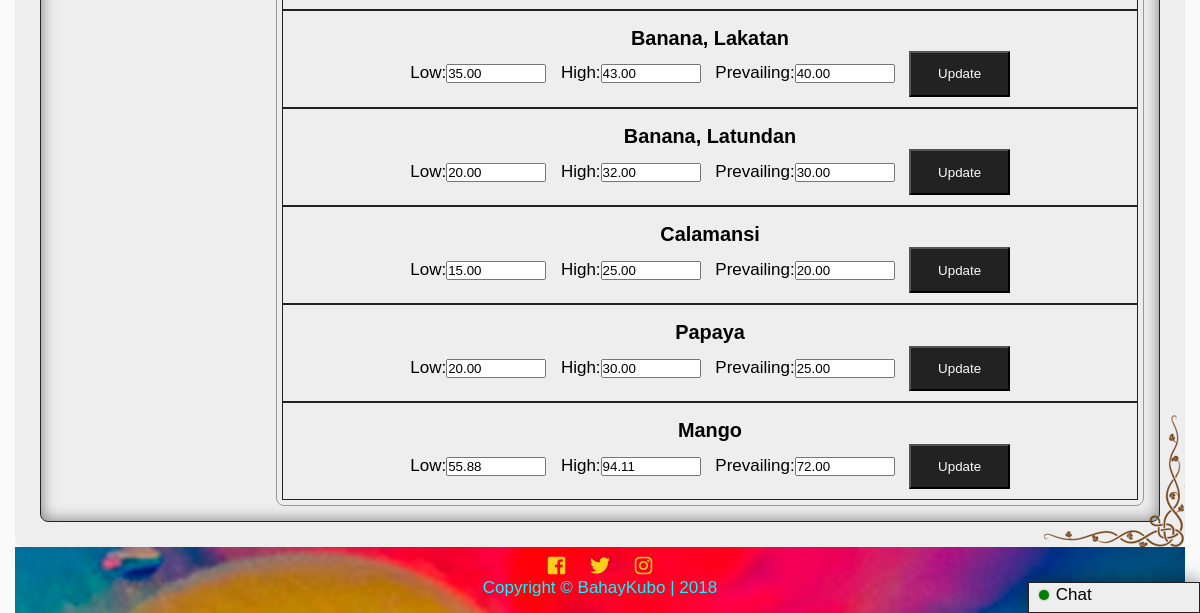
/adminpanel.php (signed in, lower part), run on an earlier commit of the app's database.
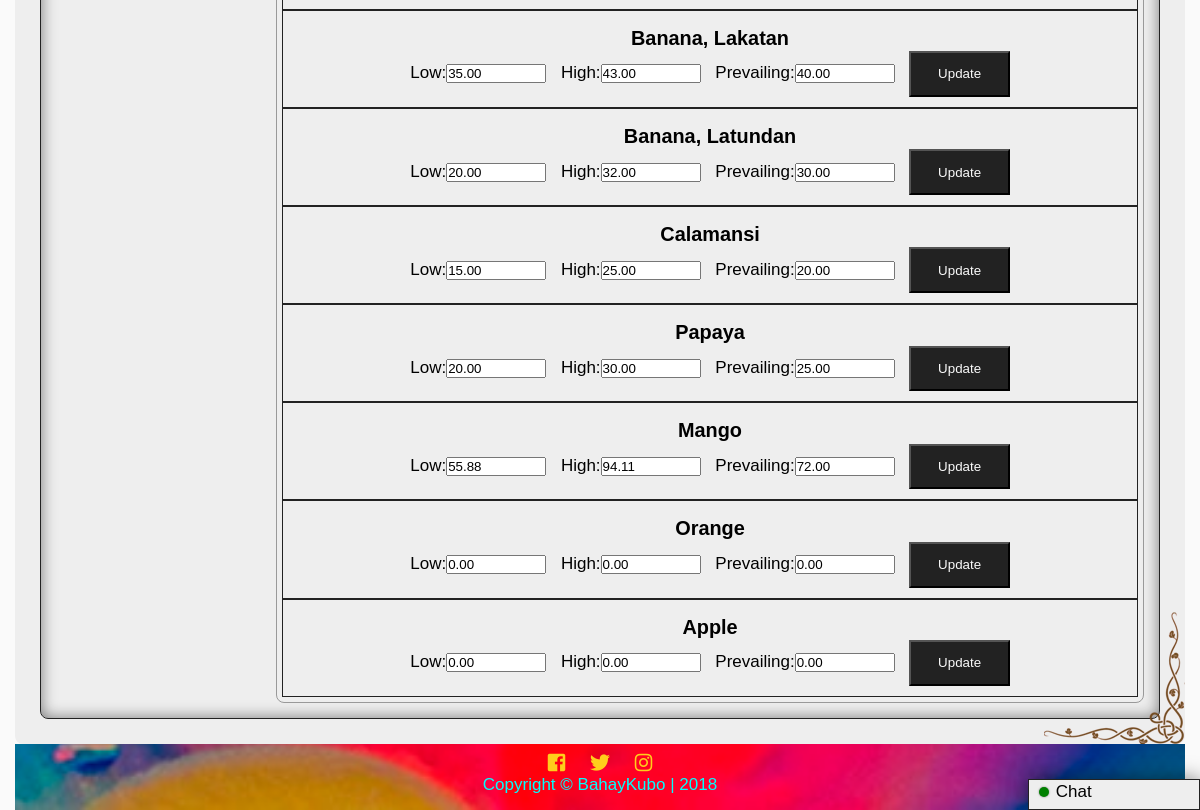
And on a later commit of the database.
### tables this page shows
CREATE TABLE `tblcategory` (
  `categoryid` int(11) NOT NULL,
  `category` varchar(100) NOT NULL,
  `status` int(11) NOT NULL,
  `low` decimal(10,2) NOT NULL,
  `high` decimal(10,2) NOT NULL,
  `prevailing` decimal(10,2) NOT NULL
);

### adminpanel.php (the view, shortened to what this page needs)
<?php
include'functions.php';
require_once'connection.php';
chattab();
?>
<!DOCTYPE html>
<html lang="en">
<head>
    <link rel="stylesheet" href="css/style.css">
  	<link rel="stylesheet" href="css/fontawesome-all.css">
<body>
	<div class="main-container">
		<div class="other-content">
			<div id="admin-body">
			<div id="monitoring">
				<div class="empty"></div>
				<div class="right-monitoring">
					<div id="set-price">
						<ul class="price-ul">
<?php
	$sql = "SELECT categoryid, category, low ,high, prevailing FROM tblcategory";
	$result = $conn->query($sql);
	while($row = $result->fetch_object()){
		$id = $row->categoryid;
		$category = $row->category;
		$low = $row->low;
		$high = $row->high;
		$prevailing = $row->prevailing;
		echo '<li id="li-'.$id.'">
		<h3>'.$category.'</h3>
			<div class="price-input">
				Low:<input type="number" id="low-'.$id.'" value="'.$low.'">
			</div>
			<div class="price-input">
				High:<input type="number" id="high-'.$id.'" value="'.$high.'">
			</div>
			<div class="price-input">
				Prevailing:<input type="number" id="prev-'.$id.'" value="'.$prevailing.'">
			</div>
			<div class="price-input">
				<button class="price-button" onclick="updatePrice(this)" value="'.$id.'">Update</button>
			</div>
		</li>';
	}
?>
						</ul>
					</div>
				</div>
			</div>
			</div>
		</div>
		<?php
			addfooter();
		?>
	</div>
</body>
</html>

### functions.php (shortened to what this page needs)
<?php
function addfooter(){
	echo'<footer id="main-footer">
			<div class="container">
				<a target="_blank" title="Like us on Facebook" href="https://www.facebook.com/BahayKuboniMangCelso/?ref=page_internal"><i class="fab fa-facebook-square"></i></a>
				<a target="_blank" title="Follow us on Twitter" href="https://twitter.com/"><i class="fab fa-twitter"></i></a>
				<a target="_blank" title="Follow us on Instagram" href="https://www.instagram.com/?hl=ens"><i class="fab fa-instagram"></i></a>
				<p>Copyright &copy; <span id="company">BahayKubo</span> | 2018</p>
			</div>
		</footer>';
}
function chattab(){
	if(isset($_SESSION['id'])){
		echo'
		<div id="chat-tab" onclick="showChatPanel()">
			<div class="online"></div>
			<span>Chat</span>
		</div>
		<div id="chat-modal" onclick="hideChatPanel()">
		</div>
		<div id="chat-panel">
			<div id="chat-panel-body">
				<ul>';
			echo'
				</ul>
			</div>
			<div id="chat-bottom">
				<form id="chat-search-form">
					<i class="fas fa-search"></i><input type="text" id="chat-search" onkeyup="searchChat()" autocomplete="off" placeholder="Search friend...">
				</form>
			</div>
		</div>';
	}
}

### css/style.css (style rules this page uses)
* { padding:0; margin:0; }
:root { --facebookblue:#4267b2; --twitterlogo:#00aced; --lightblue:#c0deed; --sunflower:#ffce1b; --orangered:#FF4500; --magenta:#ff00ff; --lime:#32CD32; --palegreen:#98fb98; --maroon:#800000; --blood-red:#8B0000; --cyan:#00ffff; --bluegreen:#21c36f; --primary-color:#21c36f; --secondary-color:#c0deed; --contrast: #91684a; --secondary-contrast:#313d4b; --light-color:#fafafa; --dark-color:#222; --gray:#eee; --darkgray:#999; }
body { font-family: Lora,'MS Sans Serif',Geneva,sans-serif; font-size: 17px; background:var(--light-color); }
h1,h2,h3,h4,h5,h6 { font-family: Arial, Helvetica, sans-serif; }
li { list-style: none; }
.main-container { display:grid; grid-template-areas: "subheader" "header" "main-search" "content" "footer"; margin:0px; padding:0 15px 0 15px; }
.container { padding:0 5px 0 5px; }
.other-content { box-sizing: border-box; border-radius: 8px; padding:25px; background: var(--gray); min-height:85vh; position: relative; }
.other-content::before { content:url(../img/corner-border.png); position: absolute; top:0 left:0; z-index: 1; margin-top:-30px; margin-left: -30px; }
.other-content::after { position: absolute; content:url(../img/corner-border2.png); right: 0; bottom:0; z-index: 1; }
.other-content h2,.other-content h3 { text-align: center; margin-top: 5px; }
.online { display: inline-block; padding:5px; margin-right: 2px; border-radius: 50%; border:1px solid var(--darkcolor); background: green; box-shadow: 0 0 2px rgba(0,0,0,0.5); }
#chat-tab { position:fixed; z-index: 200; right: 0; bottom: 0; width: 150px; height: 25px; background: var(--gray); border: 1px solid var(--dark-color); box-shadow: 0 0 20px 0 rgba(0,0,0,0.5); cursor: pointer; padding: 2px 10px; }
#admin-body { box-sizing: border-box; margin-top: 20px; border:1px solid var(--dark-color); border-radius: 8px; padding: 15px; min-height: 80vh; box-shadow: inset 0 0 15px rgba(0,0,0,0.5); }
#monitoring { display:grid; grid-template-columns: 1fr 4fr; grid-template-areas: "pdf pdf" "leftmon rightmon" "empty rightmon"; }
.empty { grid-area:empty; }
.right-monitoring { grid-area:rightmon; padding: 5px; border: 1px solid var(--darkgray); border-radius: 8px; min-height: 80vh; }
#add-category,#set-price,#history { display: none; }
.price-ul li { padding: 10px; line-height: 1.5em; border: 1px solid var(--dark-color); text-align: center; }
.price-ul li input { width:100px; margin-right: 10px; }
.price-input { display: inline-block; }
.price-button { padding:1em 2em; background: var(--dark-color); color: var(--light-color); }
#main-footer { grid-area:footer; background:url(../img/rainbow.jpg); background-position:center; background-size:cover; background-repeat:no-repeat; background-attachment: fixed; text-align: center; padding: 8px; color:var(--cyan); height: 50px; }
#main-footer a { font-size: 20px; color: var(--sunflower); padding-left: 10px; padding-right: 10px; }
a { text-decoration: none; }

What changed in the data, as far as the page shows it:
added tblcategory: category "Orange", low "0.00", high "0.00", prevailing "0.00", $id 16 (drawn)
added tblcategory: category "Apple", low "0.00", high "0.00", prevailing "0.00", $id 17 (drawn)
